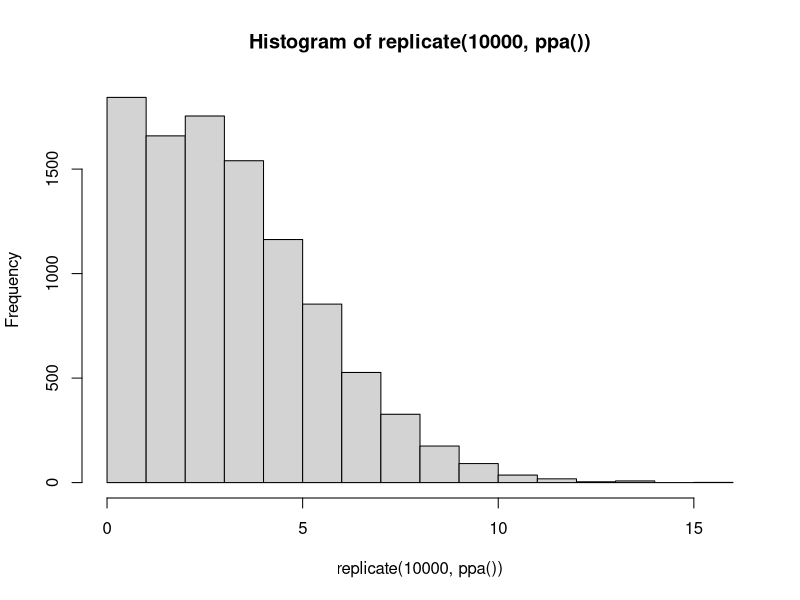
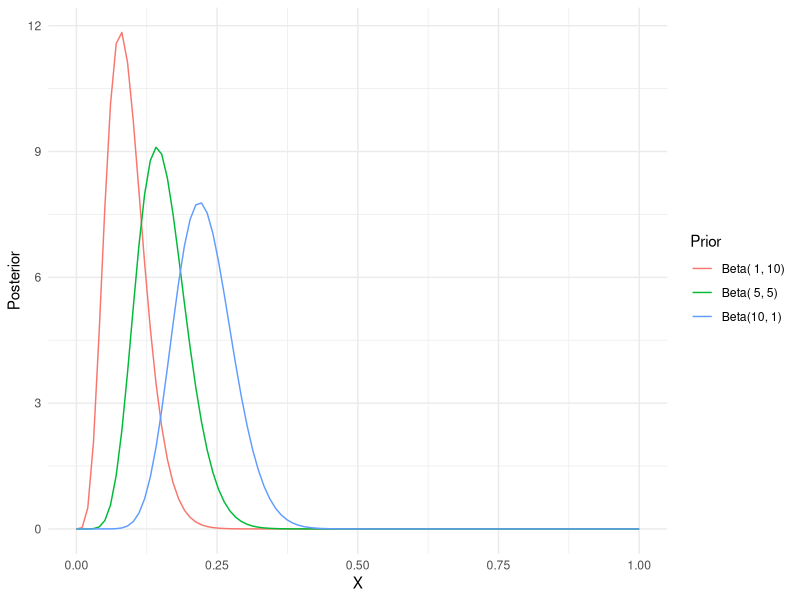
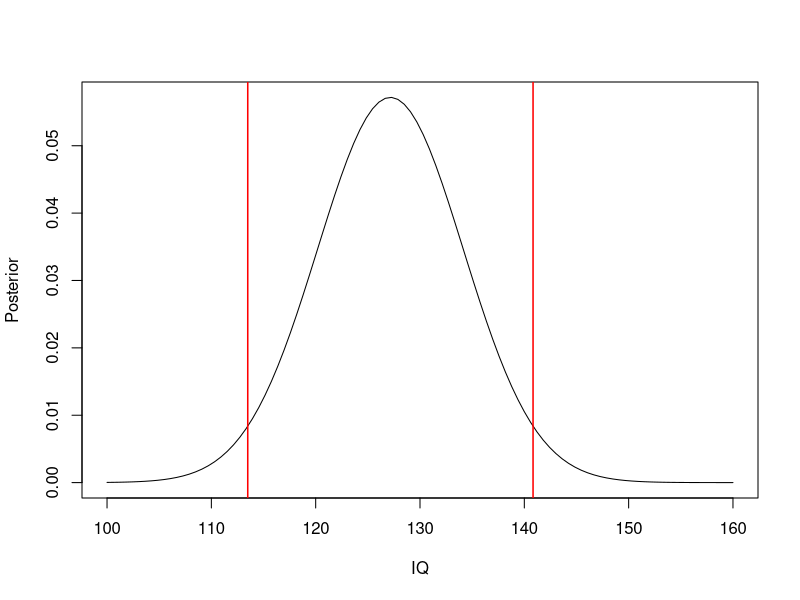
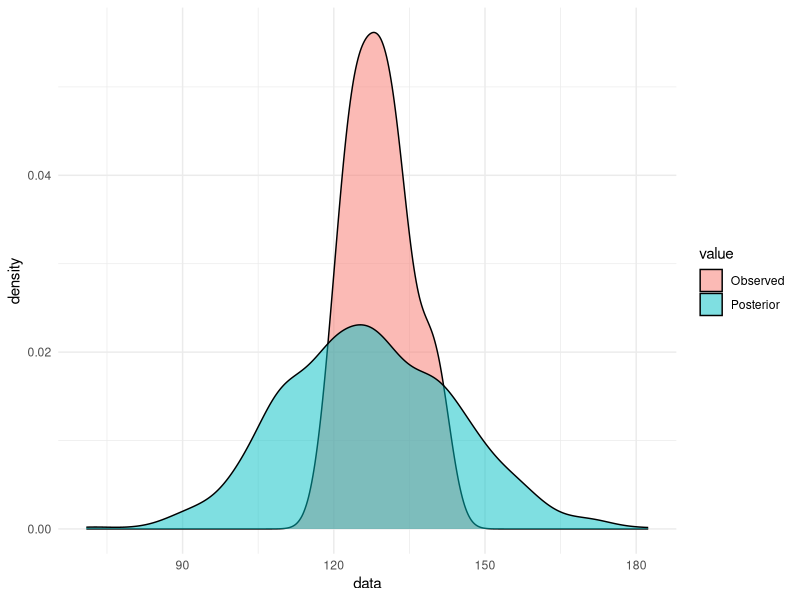

The R script that drew these images, in order:
## ---- chunk 1
## Load packages
library(ggplot2)
## ---- chunk 2
ppa <- function( alpha=1, beta=1, z=3, N=20) {

  posterior <- rbeta(1, z+alpha, N-z+beta)

  X <- rbinom(1, N, posterior)
  return(X)
}

replicate(10000, ppa()) |> 
  hist()
## ---- chunk 3
# Simulation
dat <- rbeta(1000, 4, 18)

## Mean
mean(dat)

## Median and CrI
quantile(dat, c(.025, .5, .975))

# Analytic solution

## Mean
alpha <- 4
beta <- 18
alpha/(alpha+beta)

## Median and CrI
qbeta(c(.025, .5, .975), alpha, beta)

## ---- chunk 4

z <- 5
N <- 55
x <- seq (0 ,1 , length.out = 100)
  
prior_df <- data.frame(
  x = rep(seq (0 ,1 , length.out = 100), by=3),
  Prior = rep(c("Beta( 1, 10)", "Beta( 5, 5)", "Beta(10, 1)"), each=100),
  posterior = c(dbeta(x, z+1, N-z+10), dbeta(x, z+5, N-z+5), dbeta(x, z+10, N-z+1))
)

prior_df |> 
  ggplot(aes(x = x, y=posterior, color=Prior)) +
  geom_line() +
  theme_minimal() +
  labs(
    x = "X",
    y = "Posterior"
  )
## ---- chunk 5
## Observed data are generated as follows:
set.seed(433)
x <- rbinom(30, 200, .65)
set.seed(NULL )

## your code:
n <- 30
sigma_zero <- 10
sigma <- 15
mu_zero <- 100
location <- (1/ ( (1/sigma_zero^2) + (n/sigma^2))) * ( (mu_zero/sigma_zero^2) + (sum(x)/sigma^2))
scale <- ((1/sigma_zero^2) + (n/sigma^2))^(-1)

y <- dnorm(seq(100, 160, length.out =100),  location, scale)
plot(seq(100, 160, length.out =100), y, 
     type='l', xlab = "IQ", ylab = "Posterior")

abline(v=qnorm(.025,  location, scale), col="red", lwd=1.5)
abline(v=qnorm(.975,  location, scale), col="red", lwd=1.5)
## ---- chunk 6

pp_normal <- function( mean, sd) {

  posterior_mean <- rnorm(1, mean, sd)
  iq <- rnorm(1, posterior_mean, 15)
  return(iq)
}

sampled_data <- replicate(1000, pp_normal(mean=location, sd=scale))

data.frame(
  data = c(x, sampled_data),
  value = rep(c("Observed", "Posterior"),c(30, 1000))
) |> 
  ggplot(aes(x =data, fill = value )) +
  geom_density(alpha=.5) +
  theme_minimal()
## ---- chunk 7
# 90% predictive interval
quantile(sampled_data, c(.05, .95))

# 90% CrI
qnorm(c(.05, .95), location, scale)
